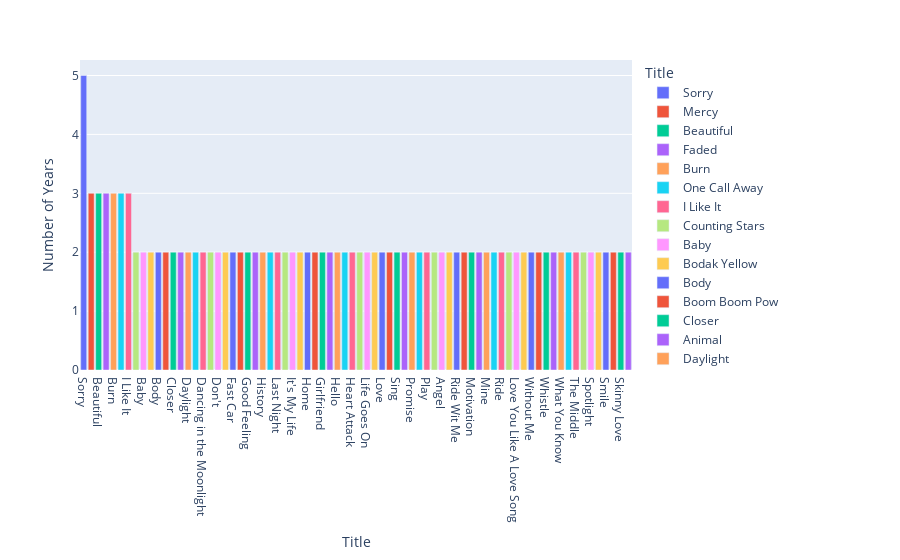

Here is the notebook cell this chart was saved with:
### Code cell
fig = px.bar(songs_by_year, x='Title', y='Number of Years',color='Title')
fig.show()

### Figure 1 — Plotly figure (JSON) as saved in the notebook; plotly's stock layout.template omitted (floating-point values rounded to 4 significant figures)
{"data": [{"alignmentgroup": "True", "hovertemplate": "Title=%{x}<br>Number of Years=%{y}<extra></extra>", "legendgroup": "Sorry", "marker": {"color": "#636efa", "pattern": {"shape": ""}}, "name": "Sorry", "offsetgroup": "Sorry", "orientation": "v", "showlegend": true, "textposition": "auto", "type": "bar", "x": ["Sorry"], "xaxis": "x", "y": [5], "yaxis": "y"}, {"alignmentgroup": "True", "hovertemplate": "Title=%{x}<br>Number of Years=%{y}<extra></extra>", "legendgroup": "Mercy", "marker": {"color": "#EF553B", "pattern": {"shape": ""}}, "name": "Mercy", "offsetgroup": "Mercy", "orientation": "v", "showlegend": true, "textposition": "auto", "type": "bar", "x": ["Mercy"], "xaxis": "x", "y": [3], "yaxis": "y"}, {"alignmentgroup": "True", "hovertemplate": "Title=%{x}<br>Number of Years=%{y}<extra></extra>", "legendgroup": "Beautiful", "marker": {"color": "#00cc96", "pattern": {"shape": ""}}, "name": "Beautiful", "offsetgroup": "Beautiful", "orientation": "v", "showlegend": true, "textposition": "auto", "type": "bar", "x": ["Beautiful"], "xaxis": "x", "y": [3], "yaxis": "y"}, {"alignmentgroup": "True", "hovertemplate": "Title=%{x}<br>Number of Years=%{y}<extra></extra>", "legendgroup": "Faded", "marker": {"color": "#ab63fa", "pattern": {"shape": ""}}, "name": "Faded", "offsetgroup": "Faded", "orientation": "v", "showlegend": true, "textposition": "auto", "type": "bar", "x": ["Faded"], "xaxis": "x", "y": [3], "yaxis": "y"}, {"alignmentgroup": "True", "hovertemplate": "Title=%{x}<br>Number of Years=%{y}<extra></extra>", "legendgroup": "Burn", "marker": {"color": "#FFA15A", "pattern": {"shape": ""}}, "name": "Burn", "offsetgroup": "Burn", "orientation": "v", "showlegend": true, "textposition": "auto", "type": "bar", "x": ["Burn"], "xaxis": "x", "y": [3], "yaxis": "y"}, {"alignmentgroup": "True", "hovertemplate": "Title=%{x}<br>Number of Years=%{y}<extra></extra>", "legendgroup": "One Call Away", "marker": {"color": "#19d3f3", "pattern": {"shape": ""}}, "name": "One Call Away", "offsetgroup": "One Call Away", "orientation": "v", "showlegend": true, "textposition": "auto", "type": "bar", "x": ["One Call Away"], "xaxis": "x", "y": [3], "yaxis": "y"}, {"alignmentgroup": "True", "hovertemplate": "Title=%{x}<br>Number of Years=%{y}<extra></extra>", "legendgroup": "I Like It", "marker": {"color": "#FF6692", "pattern": {"shape": ""}}, "name": "I Like It", "offsetgroup": "I Like It", "orientation": "v", "showlegend": true, "textposition": "auto", "type": "bar", "x": ["I Like It"], "xaxis": "x", "y": [3], "yaxis": "y"}, {"alignmentgroup": "True", "hovertemplate": "Title=%{x}<br>Number of Years=%{y}<extra></extra>", "legendgroup": "Counting Stars", "marker": {"color": "#B6E880", "pattern": {"shape": ""}}, "name": "Counting Stars", "offsetgroup": "Counting Stars", "orientation": "v", "showlegend": true, "textposition": "auto", "type": "bar", "x": ["Counting Stars"], "xaxis": "x", "y": [2], "yaxis": "y"}, {"alignmentgroup": "True", "hovertemplate": "Title=%{x}<br>Number of Years=%{y}<extra></extra>", "legendgroup": "Baby", "marker": {"color": "#FF97FF", "pattern": {"shape": ""}}, "name": "Baby", "offsetgroup": "Baby", "orientation": "v", "showlegend": true, "textposition": "auto", "type": "bar", "x": ["Baby"], "xaxis": "x", "y": [2], "yaxis": "y"}, {"alignmentgroup": "True", "hovertemplate": "Title=%{x}<br>Number of Years=%{y}<extra></extra>", "legendgroup": "Bodak Yellow", "marker": {"color": "#FECB52", "pattern": {"shape": ""}}, "name": "Bodak Yellow", "offsetgroup": "Bodak Yellow", "orientation": "v", "showlegend": true, "textposition": "auto", "type": "bar", "x": ["Bodak Yellow"], "xaxis": "x", "y": [2], "yaxis": "y"}, {"alignmentgroup": "True", "hovertemplate": "Title=%{x}<br>Number of Years=%{y}<extra></extra>", "legendgroup": "Body", "marker": {"color": "#636efa", "pattern": {"shape": ""}}, "name": "Body", "offsetgroup": "Body", "orientation": "v", "showlegend": true, "textposition": "auto", "type": "bar", "x": ["Body"], "xaxis": "x", "y": [2], "yaxis": "y"}, {"alignmentgroup": "True", "hovertemplate": "Title=%{x}<br>Number of Years=%{y}<extra></extra>", "legendgroup": "Boom Boom Pow", "marker": {"color": "#EF553B", "pattern": {"shape": ""}}, "name": "Boom Boom Pow", "offsetgroup": "Boom Boom Pow", "orientation": "v", "showlegend": true, "textposition": "auto", "type": "bar", "x": ["Boom Boom Pow"], "xaxis": "x", "y": [2], "yaxis": "y"}, {"alignmentgroup": "True", "hovertemplate": "Title=%{x}<br>Number of Years=%{y}<extra></extra>", "legendgroup": "Closer", "marker": {"color": "#00cc96", "pattern": {"shape": ""}}, "name": "Closer", "offsetgroup": "Closer", "orientation": "v", "showlegend": true, "textposition": "auto", "type": "bar", "x": ["Closer"], "xaxis": "x", "y": [2], "yaxis": "y"}, {"alignmentgroup": "True", "hovertemplate": "Title=%{x}<br>Number of Years=%{y}<extra></extra>", "legendgroup": "Animal", "marker": {"color": "#ab63fa", "pattern": {"shape": ""}}, "name": "Animal", "offsetgroup": "Animal", "orientation": "v", "showlegend": true, "textposition": "auto", "type": "bar", "x": ["Animal"], "xaxis": "x", "y": [2], "yaxis": "y"}, {"alignmentgroup": "True", "hovertemplate": "Title=%{x}<br>Number of Years=%{y}<extra></extra>", "legendgroup": "Daylight", "marker": {"color": "#FFA15A", "pattern": {"shape": ""}}, "name": "Daylight", "offsetgroup": "Daylight", "orientation": "v", "showlegend": true, "textposition": "auto", "type": "bar", "x": ["Daylight"], "xaxis": "x", "y": [2], "yaxis": "y"}, {"alignmentgroup": "True", "hovertemplate": "Title=%{x}<br>Number of Years=%{y}<extra></extra>", "legendgroup": "Dancing On My Own", "marker": {"color": "#19d3f3", "pattern": {"shape": ""}}, "name": "Dancing On My Own", "offsetgroup": "Dancing On My Own", "orientation": "v", "showlegend": true, "textposition": "auto", "type": "bar", "x": ["Dancing On My Own"], "xaxis": "x", "y": [2], "yaxis": "y"}, {"alignmentgroup": "True", "hovertemplate": "Title=%{x}<br>Number of Years=%{y}<extra></extra>", "legendgroup": "Dancing in the Moonlight", "marker": {"color": "#FF6692", "pattern": {"shape": ""}}, "name": "Dancing in the Moonlight", "offsetgroup": "Dancing in the Moonlight", "orientation": "v", "showlegend": true, "textposition": "auto", "type": "bar", "x": ["Dancing in the Moonlight"], "xaxis": "x", "y": [2], "yaxis": "y"}, {"alignmentgroup": "True", "hovertemplate": "Title=%{x}<br>Number of Years=%{y}<extra></extra>", "legendgroup": "Forever", "marker": {"color": "#B6E880", "pattern": {"shape": ""}}, "name": "Forever", "offsetgroup": "Forever", "orientation": "v", "showlegend": true, "textposition": "auto", "type": "bar", "x": ["Forever"], "xaxis": "x", "y": [2], "yaxis": "y"}, {"alignmentgroup": "True", "hovertemplate": "Title=%{x}<br>Number of Years=%{y}<extra></extra>", "legendgroup": "Don't", "marker": {"color": "#FF97FF", "pattern": {"shape": ""}}, "name": "Don't", "offsetgroup": "Don't", "orientation": "v", "showlegend": true, "textposition": "auto", "type": "bar", "x": ["Don't"], "xaxis": "x", "y": [2], "yaxis": "y"}, {"alignmentgroup": "True", "hovertemplate": "Title=%{x}<br>Number of Years=%{y}<extra></extra>", "legendgroup": "Dynamite", "marker": {"color": "#FECB52", "pattern": {"shape": ""}}, "name": "Dynamite", "offsetgroup": "Dynamite", "orientation": "v", "showlegend": true, "textposition": "auto", "type": "bar", "x": ["Dynamite"], "xaxis": "x", "y": [2], "yaxis": "y"}, {"alignmentgroup": "True", "hovertemplate": "Title=%{x}<br>Number of Years=%{y}<extra></extra>", "legendgroup": "Fast Car", "marker": {"color": "#636efa", "pattern": {"shape": ""}}, "name": "Fast Car", "offsetgroup": "Fast Car", "orientation": "v", "showlegend": true, "textposition": "auto", "type": "bar", "x": ["Fast Car"], "xaxis": "x", "y": [2], "yaxis": "y"}, {"alignmentgroup": "True", "hovertemplate": "Title=%{x}<br>Number of Years=%{y}<extra></extra>", "legendgroup": "Ayo Technology", "marker": {"color": "#EF553B", "pattern": {"shape": ""}}, "name": "Ayo Technology", "offsetgroup": "Ayo Technology", "orientation": "v", "showlegend": true, "textposition": "auto", "type": "bar", "x": ["Ayo Technology"], "xaxis": "x", "y": [2], "yaxis": "y"}, {"alignmentgroup": "True", "hovertemplate": "Title=%{x}<br>Number of Years=%{y}<extra></extra>", "legendgroup": "Good Feeling", "marker": {"color": "#00cc96", "pattern": {"shape": ""}}, "name": "Good Feeling", "offsetgroup": "Good Feeling", "orientation": "v", "showlegend": true, "textposition": "auto", "type": "bar", "x": ["Good Feeling"], "xaxis": "x", "y": [2], "yaxis": "y"}, {"alignmentgroup": "True", "hovertemplate": "Title=%{x}<br>Number of Years=%{y}<extra></extra>", "legendgroup": "Ghost", "marker": {"color": "#ab63fa", "pattern": {"shape": ""}}, "name": "Ghost", "offsetgroup": "Ghost", "orientation": "v", "showlegend": true, "textposition": "auto", "type": "bar", "x": ["Ghost"], "xaxis": "x", "y": [2], "yaxis": "y"}, {"alignmentgroup": "True", "hovertemplate": "Title=%{x}<br>Number of Years=%{y}<extra></extra>", "legendgroup": "History", "marker": {"color": "#FFA15A", "pattern": {"shape": ""}}, "name": "History", "offsetgroup": "History", "orientation": "v", "showlegend": true, "textposition": "auto", "type": "bar", "x": ["History"], "xaxis": "x", "y": [2], "yaxis": "y"}, {"alignmentgroup": "True", "hovertemplate": "Title=%{x}<br>Number of Years=%{y}<extra></extra>", "legendgroup": "Let It Go", "marker": {"color": "#19d3f3", "pattern": {"shape": ""}}, "name": "Let It Go", "offsetgroup": "Let It Go", "orientation": "v", "showlegend": true, "textposition": "auto", "type": "bar", "x": ["Let It Go"], "xaxis": "x", "y": [2], "yaxis": "y"}, {"alignmentgroup": "True", "hovertemplate": "Title=%{x}<br>Number of Years=%{y}<extra></extra>", "legendgroup": "Last Night", "marker": {"color": "#FF6692", "pattern": {"shape": ""}}, "name": "Last Night", "offsetgroup": "Last Night", "orientation": "v", "showlegend": true, "textposition": "auto", "type": "bar", "x": ["Last Night"], "xaxis": "x", "y": [2], "yaxis": "y"}, {"alignmentgroup": "True", "hovertemplate": "Title=%{x}<br>Number of Years=%{y}<extra></extra>", "legendgroup": "King", "marker": {"color": "#B6E880", "pattern": {"shape": ""}}, "name": "King", "offsetgroup": "King", "orientation": "v", "showlegend": true, "textposition": "auto", "type": "bar", "x": ["King"], "xaxis": "x", "y": [2], "yaxis": "y"}, {"alignmentgroup": "True", "hovertemplate": "Title=%{x}<br>Number of Years=%{y}<extra></extra>", "legendgroup": "It's My Life", "marker": {"color": "#FF97FF", "pattern": {"shape": ""}}, "name": "It's My Life", "offsetgroup": "It's My Life", "orientation": "v", "showlegend": true, "textposition": "auto", "type": "bar", "x": ["It's My Life"], "xaxis": "x", "y": [2], "yaxis": "y"}, {"alignmentgroup": "True", "hovertemplate": "Title=%{x}<br>Number of Years=%{y}<extra></extra>", "legendgroup": "Impossible", "marker": {"color": "#FECB52", "pattern": {"shape": ""}}, "name": "Impossible", "offsetgroup": "Impossible", "orientation": "v", "showlegend": true, "textposition": "auto", "type": "bar", "x": ["Impossible"], "xaxis": "x", "y": [2], "yaxis": "y"}, {"alignmentgroup": "True", "hovertemplate": "Title=%{x}<br>Number of Years=%{y}<extra></extra>", "legendgroup": "Home", "marker": {"color": "#636efa", "pattern": {"shape": ""}}, "name": "Home", "offsetgroup": "Home", "orientation": "v", "showlegend": true, "textposition": "auto", "type": "bar", "x": ["Home"], "xaxis": "x", "y": [2], "yaxis": "y"}, {"alignmentgroup": "True", "hovertemplate": "Title=%{x}<br>Number of Years=%{y}<extra></extra>", "legendgroup": "Heroes (we could be)", "marker": {"color": "#EF553B", "pattern": {"shape": ""}}, "name": "Heroes (we could be)", "offsetgroup": "Heroes (we could be)", "orientation": "v", "showlegend": true, "textposition": "auto", "type": "bar", "x": ["Heroes (we could be)"], "xaxis": "x", "y": [2], "yaxis": "y"}, {"alignmentgroup": "True", "hovertemplate": "Title=%{x}<br>Number of Years=%{y}<extra></extra>", "legendgroup": "Girlfriend", "marker": {"color": "#00cc96", "pattern": {"shape": ""}}, "name": "Girlfriend", "offsetgroup": "Girlfriend", "orientation": "v", "showlegend": true, "textposition": "auto", "type": "bar", "x": ["Girlfriend"], "xaxis": "x", "y": [2], "yaxis": "y"}, {"alignmentgroup": "True", "hovertemplate": "Title=%{x}<br>Number of Years=%{y}<extra></extra>", "legendgroup": "Here", "marker": {"color": "#ab63fa", "pattern": {"shape": ""}}, "name": "Here", "offsetgroup": "Here", "orientation": "v", "showlegend": true, "textposition": "auto", "type": "bar", "x": ["Here"], "xaxis": "x", "y": [2], "yaxis": "y"}, {"alignmentgroup": "True", "hovertemplate": "Title=%{x}<br>Number of Years=%{y}<extra></extra>", "legendgroup": "Hello", "marker": {"color": "#FFA15A", "pattern": {"shape": ""}}, "name": "Hello", "offsetgroup": "Hello", "orientation": "v", "showlegend": true, "textposition": "auto", "type": "bar", "x": ["Hello"], "xaxis": "x", "y": [2], "yaxis": "y"}, {"alignmentgroup": "True", "hovertemplate": "Title=%{x}<br>Number of Years=%{y}<extra></extra>", "legendgroup": "Heaven", "marker": {"color": "#19d3f3", "pattern": {"shape": ""}}, "name": "Heaven", "offsetgroup": "Heaven", "orientation": "v", "showlegend": true, "textposition": "auto", "type": "bar", "x": ["Heaven"], "xaxis": "x", "y": [2], "yaxis": "y"}, {"alignmentgroup": "True", "hovertemplate": "Title=%{x}<br>Number of Years=%{y}<extra></extra>", "legendgroup": "Heart Attack", "marker": {"color": "#FF6692", "pattern": {"shape": ""}}, "name": "Heart Attack", "offsetgroup": "Heart Attack", "orientation": "v", "showlegend": true, "textposition": "auto", "type": "bar", "x": ["Heart Attack"], "xaxis": "x", "y": [2], "yaxis": "y"}, {"alignmentgroup": "True", "hovertemplate": "Title=%{x}<br>Number of Years=%{y}<extra></extra>", "legendgroup": "Good Life", "marker": {"color": "#B6E880", "pattern": {"shape": ""}}, "name": "Good Life", "offsetgroup": "Good Life", "orientation": "v", "showlegend": true, "textposition": "auto", "type": "bar", "x": ["Good Life"], "xaxis": "x", "y": [2], "yaxis": "y"}, {"alignmentgroup": "True", "hovertemplate": "Title=%{x}<br>Number of Years=%{y}<extra></extra>", "legendgroup": "Life Goes On", "marker": {"color": "#FF97FF", "pattern": {"shape": ""}}, "name": "Life Goes On", "offsetgroup": "Life Goes On", "orientation": "v", "showlegend": true, "textposition": "auto", "type": "bar", "x": ["Life Goes On"], "xaxis": "x", "y": [2], "yaxis": "y"}, {"alignmentgroup": "True", "hovertemplate": "Title=%{x}<br>Number of Years=%{y}<extra></extra>", "legendgroup": "Crazy", "marker": {"color": "#FECB52", "pattern": {"shape": ""}}, "name": "Crazy", "offsetgroup": "Crazy", "orientation": "v", "showlegend": true, "textposition": "auto", "type": "bar", "x": ["Crazy"], "xaxis": "x", "y": [2], "yaxis": "y"}, {"alignmentgroup": "True", "hovertemplate": "Title=%{x}<br>Number of Years=%{y}<extra></extra>", "legendgroup": "Love", "marker": {"color": "#636efa", "pattern": {"shape": ""}}, "name": "Love", "offsetgroup": "Love", "orientation": "v", "showlegend": true, "textposition": "auto", "type": "bar", "x": ["Love"], "xaxis": "x", "y": [2], "yaxis": "y"}, {"alignmentgroup": "True", "hovertemplate": "Title=%{x}<br>Number of Years=%{y}<extra></extra>", "legendgroup": "Let Me Love You", "marker": {"color": "#EF553B", "pattern": {"shape": ""}}, "name": "Let Me Love You", "offsetgroup": "Let Me Love You", "orientation": "v", "showlegend": true, "textposition": "auto", "type": "bar", "x": ["Let Me Love You"], "xaxis": "x", "y": [2], "yaxis": "y"}, {"alignmentgroup": "True", "hovertemplate": "Title=%{x}<br>Number of Years=%{y}<extra></extra>", "legendgroup": "Sing", "marker": {"color": "#00cc96", "pattern": {"shape": ""}}, "name": "Sing", "offsetgroup": "Sing", "orientation": "v", "showlegend": true, "textposition": "auto", "type": "bar", "x": ["Sing"], "xaxis": "x", "y": [2], "yaxis": "y"}, {"alignmentgroup": "True", "hovertemplate": "Title=%{x}<br>Number of Years=%{y}<extra></extra>", "legendgroup": "One", "marker": {"color": "#ab63fa", "pattern": {"shape": ""}}, "name": "One", "offsetgroup": "One", "orientation": "v", "showlegend": true, "textposition": "auto", "type": "bar", "x": ["One"], "xaxis": "x", "y": [2], "yaxis": "y"}, {"alignmentgroup": "True", "hovertemplate": "Title=%{x}<br>Number of Years=%{y}<extra></extra>", "legendgroup": "Promise", "marker": {"color": "#FFA15A", "pattern": {"shape": ""}}, "name": "Promise", "offsetgroup": "Promise", "orientation": "v", "showlegend": true, "textposition": "auto", "type": "bar", "x": ["Promise"], "xaxis": "x", "y": [2], "yaxis": "y"}, {"alignmentgroup": "True", "hovertemplate": "Title=%{x}<br>Number of Years=%{y}<extra></extra>", "legendgroup": "Pocketful of Sunshine", "marker": {"color": "#19d3f3", "pattern": {"shape": ""}}, "name": "Pocketful of Sunshine", "offsetgroup": "Pocketful of Sunshine", "orientation": "v", "showlegend": true, "textposition": "auto", "type": "bar", "x": ["Pocketful of Sunshine"], "xaxis": "x", "y": [2], "yaxis": "y"}, {"alignmentgroup": "True", "hovertemplate": "Title=%{x}<br>Number of Years=%{y}<extra></extra>", "legendgroup": "Play", "marker": {"color": "#FF6692", "pattern": {"shape": ""}}, "name": "Play", "offsetgroup": "Play", "orientation": "v", "showlegend": true, "textposition": "auto", "type": "bar", "x": ["Play"], "xaxis": "x", "y": [2], "yaxis": "y"}, {"alignmentgroup": "True", "hovertemplate": "Title=%{x}<br>Number of Years=%{y}<extra></extra>", "legendgroup": "Perfect", "marker": {"color": "#B6E880", "pattern": {"shape": ""}}, "name": "Perfect", "offsetgroup": "Perfect", "orientation": "v", "showlegend": true, "textposition": "auto", "type": "bar", "x": ["Perfect"], "xaxis": "x", "y": [2], "yaxis": "y"}, {"alignmentgroup": "True", "hovertemplate": "Title=%{x}<br>Number of Years=%{y}<extra></extra>", "legendgroup": "Angel", "marker": {"color": "#FF97FF", "pattern": {"shape": ""}}, "name": "Angel", "offsetgroup": "Angel", "orientation": "v", "showlegend": true, "textposition": "auto", "type": "bar", "x": ["Angel"], "xaxis": "x", "y": [2], "yaxis": "y"}, {"alignmentgroup": "True", "hovertemplate": "Title=%{x}<br>Number of Years=%{y}<extra></extra>", "legendgroup": "No Air (feat. Chris Brown)", "marker": {"color": "#FECB52", "pattern": {"shape": ""}}, "name": "No Air (feat. Chris Brown)", "offsetgroup": "No Air (feat. Chris Brown)", "orientation": "v", "showlegend": true, "textposition": "auto", "type": "bar", "x": ["No Air (feat. Chris Brown)"], "xaxis": "x", "y": [2], "yaxis": "y"}, {"alignmentgroup": "True", "hovertemplate": "Title=%{x}<br>Number of Years=%{y}<extra></extra>", "legendgroup": "Ride Wit Me", "marker": {"color": "#636efa", "pattern": {"shape": ""}}, "name": "Ride Wit Me", "offsetgroup": "Ride Wit Me", "orientation": "v", "showlegend": true, "textposition": "auto", "type": "bar", "x": ["Ride Wit Me"], "xaxis": "x", "y": [2], "yaxis": "y"}, {"alignmentgroup": "True", "hovertemplate": "Title=%{x}<br>Number of Years=%{y}<extra></extra>", "legendgroup": "Never Say Never", "marker": {"color": "#EF553B", "pattern": {"shape": ""}}, "name": "Never Say Never", "offsetgroup": "Never Say Never", "orientation": "v", "showlegend": true, "textposition": "auto", "type": "bar", "x": ["Never Say Never"], "xaxis": "x", "y": [2], "yaxis": "y"}, {"alignmentgroup": "True", "hovertemplate": "Title=%{x}<br>Number of Years=%{y}<extra></extra>", "legendgroup": "Motivation", "marker": {"color": "#00cc96", "pattern": {"shape": ""}}, "name": "Motivation", "offsetgroup": "Motivation", "orientation": "v", "showlegend": true, "textposition": "auto", "type": "bar", "x": ["Motivation"], "xaxis": "x", "y": [2], "yaxis": "y"}, {"alignmentgroup": "True", "hovertemplate": "Title=%{x}<br>Number of Years=%{y}<extra></extra>", "legendgroup": "Moth To A Flame (with The Weeknd)", "marker": {"color": "#ab63fa", "pattern": {"shape": ""}}, "name": "Moth To A Flame (with The Weeknd)", "offsetgroup": "Moth To A Flame (with The Weeknd)", "orientation": "v", "showlegend": true, "textposition": "auto", "type": "bar", "x": ["Moth To A Flame (with The Weeknd)"], "xaxis": "x", "y": [2], "yaxis": "y"}, {"alignmentgroup": "True", "hovertemplate": "Title=%{x}<br>Number of Years=%{y}<extra></extra>", "legendgroup": "Mine", "marker": {"color": "#FFA15A", "pattern": {"shape": ""}}, "name": "Mine", "offsetgroup": "Mine", "orientation": "v", "showlegend": true, "textposition": "auto", "type": "bar", "x": ["Mine"], "xaxis": "x", "y": [2], "yaxis": "y"}, {"alignmentgroup": "True", "hovertemplate": "Title=%{x}<br>Number of Years=%{y}<extra></extra>", "legendgroup": "Maps", "marker": {"color": "#19d3f3", "pattern": {"shape": ""}}, "name": "Maps", "offsetgroup": "Maps", "orientation": "v", "showlegend": true, "textposition": "auto", "type": "bar", "x": ["Maps"], "xaxis": "x", "y": [2], "yaxis": "y"}, {"alignmentgroup": "True", "hovertemplate": "Title=%{x}<br>Number of Years=%{y}<extra></extra>", "legendgroup": "Ride", "marker": {"color": "#FF6692", "pattern": {"shape": ""}}, "name": "Ride", "offsetgroup": "Ride", "orientation": "v", "showlegend": true, "textposition": "auto", "type": "bar", "x": ["Ride"], "xaxis": "x", "y": [2], "yaxis": "y"}, {"alignmentgroup": "True", "hovertemplate": "Title=%{x}<br>Number of Years=%{y}<extra></extra>", "legendgroup": "Rise", "marker": {"color": "#B6E880", "pattern": {"shape": ""}}, "name": "Rise", "offsetgroup": "Rise", "orientation": "v", "showlegend": true, "textposition": "auto", "type": "bar", "x": ["Rise"], "xaxis": "x", "y": [2], "yaxis": "y"}, {"alignmentgroup": "True", "hovertemplate": "Title=%{x}<br>Number of Years=%{y}<extra></extra>", "legendgroup": "Love You Like A Love Song", "marker": {"color": "#FF97FF", "pattern": {"shape": ""}}, "name": "Love You Like A Love Song", "offsetgroup": "Love You Like A Love Song", "orientation": "v", "showlegend": true, "textposition": "auto", "type": "bar", "x": ["Love You Like A Love Song"], "xaxis": "x", "y": [2], "yaxis": "y"}, {"alignmentgroup": "True", "hovertemplate": "Title=%{x}<br>Number of Years=%{y}<extra></extra>", "legendgroup": "The Motto", "marker": {"color": "#FECB52", "pattern": {"shape": ""}}, "name": "The Motto", "offsetgroup": "The Motto", "orientation": "v", "showlegend": true, "textposition": "auto", "type": "bar", "x": ["The Motto"], "xaxis": "x", "y": [2], "yaxis": "y"}, {"alignmentgroup": "True", "hovertemplate": "Title=%{x}<br>Number of Years=%{y}<extra></extra>", "legendgroup": "Without Me", "marker": {"color": "#636efa", "pattern": {"shape": ""}}, "name": "Without Me", "offsetgroup": "Without Me", "orientation": "v", "showlegend": true, "textposition": "auto", "type": "bar", "x": ["Without Me"], "xaxis": "x", "y": [2], "yaxis": "y"}, {"alignmentgroup": "True", "hovertemplate": "Title=%{x}<br>Number of Years=%{y}<extra></extra>", "legendgroup": "Who Says", "marker": {"color": "#EF553B", "pattern": {"shape": ""}}, "name": "Who Says", "offsetgroup": "Who Says", "orientation": "v", "showlegend": true, "textposition": "auto", "type": "bar", "x": ["Who Says"], "xaxis": "x", "y": [2], "yaxis": "y"}, {"alignmentgroup": "True", "hovertemplate": "Title=%{x}<br>Number of Years=%{y}<extra></extra>", "legendgroup": "Whistle", "marker": {"color": "#00cc96", "pattern": {"shape": ""}}, "name": "Whistle", "offsetgroup": "Whistle", "orientation": "v", "showlegend": true, "textposition": "auto", "type": "bar", "x": ["Whistle"], "xaxis": "x", "y": [2], "yaxis": "y"}, {"alignmentgroup": "True", "hovertemplate": "Title=%{x}<br>Number of Years=%{y}<extra></extra>", "legendgroup": "When I'm Gone", "marker": {"color": "#ab63fa", "pattern": {"shape": ""}}, "name": "When I'm Gone", "offsetgroup": "When I'm Gone", "orientation": "v", "showlegend": true, "textposition": "auto", "type": "bar", "x": ["When I'm Gone"], "xaxis": "x", "y": [2], "yaxis": "y"}, {"alignmentgroup": "True", "hovertemplate": "Title=%{x}<br>Number of Years=%{y}<extra></extra>", "legendgroup": "What You Know", "marker": {"color": "#FFA15A", "pattern": {"shape": ""}}, "name": "What You Know", "offsetgroup": "What You Know", "orientation": "v", "showlegend": true, "textposition": "auto", "type": "bar", "x": ["What You Know"], "xaxis": "x", "y": [2], "yaxis": "y"}, {"alignmentgroup": "True", "hovertemplate": "Title=%{x}<br>Number of Years=%{y}<extra></extra>", "legendgroup": "This Ain't a Love Song", "marker": {"color": "#19d3f3", "pattern": {"shape": ""}}, "name": "This Ain't a Love Song", "offsetgroup": "This Ain't a Love Song", "orientation": "v", "showlegend": true, "textposition": "auto", "type": "bar", "x": ["This Ain't a Love Song"], "xaxis": "x", "y": [2], "yaxis": "y"}, {"alignmentgroup": "True", "hovertemplate": "Title=%{x}<br>Number of Years=%{y}<extra></extra>", "legendgroup": "The Middle", "marker": {"color": "#FF6692", "pattern": {"shape": ""}}, "name": "The Middle", "offsetgroup": "The Middle", "orientation": "v", "showlegend": true, "textposition": "auto", "type": "bar", "x": ["The Middle"], "xaxis": "x", "y": [2], "yaxis": "y"}, {"alignmentgroup": "True", "hovertemplate": "Title=%{x}<br>Number of Years=%{y}<extra></extra>", "legendgroup": "Roses", "marker": {"color": "#B6E880", "pattern": {"shape": ""}}, "name": "Roses", "offsetgroup": "Roses", "orientation": "v", "showlegend": true, "textposition": "auto", "type": "bar", "x": ["Roses"], "xaxis": "x", "y": [2], "yaxis": "y"}, {"alignmentgroup": "True", "hovertemplate": "Title=%{x}<br>Number of Years=%{y}<extra></extra>", "legendgroup": "Spotlight", "marker": {"color": "#FF97FF", "pattern": {"shape": ""}}, "name": "Spotlight", "offsetgroup": "Spotlight", "orientation": "v", "showlegend": true, "textposition": "auto", "type": "bar", "x": ["Spotlight"], "xaxis": "x", "y": [2], "yaxis": "y"}, {"alignmentgroup": "True", "hovertemplate": "Title=%{x}<br>Number of Years=%{y}<extra></extra>", "legendgroup": "Someday", "marker": {"color": "#FECB52", "pattern": {"shape": ""}}, "name": "Someday", "offsetgroup": "Someday", "orientation": "v", "showlegend": true, "textposition": "auto", "type": "bar", "x": ["Someday"], "xaxis": "x", "y": [2], "yaxis": "y"}, {"alignmentgroup": "True", "hovertemplate": "Title=%{x}<br>Number of Years=%{y}<extra></extra>", "legendgroup": "Smile", "marker": {"color": "#636efa", "pattern": {"shape": ""}}, "name": "Smile", "offsetgroup": "Smile", "orientation": "v", "showlegend": true, "textposition": "auto", "type": "bar", "x": ["Smile"], "xaxis": "x", "y": [2], "yaxis": "y"}, {"alignmentgroup": "True", "hovertemplate": "Title=%{x}<br>Number of Years=%{y}<extra></extra>", "legendgroup": "Slow Motion", "marker": {"color": "#EF553B", "pattern": {"shape": ""}}, "name": "Slow Motion", "offsetgroup": "Slow Motion", "orientation": "v", "showlegend": true, "textposition": "auto", "type": "bar", "x": ["Slow Motion"], "xaxis": "x", "y": [2], "yaxis": "y"}, {"alignmentgroup": "True", "hovertemplate": "Title=%{x}<br>Number of Years=%{y}<extra></extra>", "legendgroup": "Skinny Love", "marker": {"color": "#00cc96", "pattern": {"shape": ""}}, "name": "Skinny Love", "offsetgroup": "Skinny Love", "orientation": "v", "showlegend": true, "textposition": "auto", "type": "bar", "x": ["Skinny Love"], "xaxis": "x", "y": [2], "yaxis": "y"}, {"alignmentgroup": "True", "hovertemplate": "Title=%{x}<br>Number of Years=%{y}<extra></extra>", "legendgroup": "Work", "marker": {"color": "#ab63fa", "pattern": {"shape": ""}}, "name": "Work", "offsetgroup": "Work", "orientation": "v", "showlegend": true, "textposition": "auto", "type": "bar", "x": ["Work"], "xaxis": "x", "y": [2], "yaxis": "y"}], "layout": {"barmode": "relative", "legend": {"title": {"text": "Title"}, "tracegroupgap": 0}, "margin": {"t": 60}, "xaxis": {"anchor": "y", "categoryarray": ["Sorry", "Mercy", "Beautiful", "Faded", "Burn", "One Call Away", "I Like It", "Counting Stars", "Baby", "Bodak Yellow", "Body", "Boom Boom Pow", "Closer", "Animal", "Daylight", "Dancing On My Own", "Dancing in the Moonlight", "Forever", "Don't", "Dynamite", "Fast Car", "Ayo Technology", "Good Feeling", "Ghost", "History", "Let It Go", "Last Night", "King", "It's My Life", "Impossible", "Home", "Heroes (we could be)", "Girlfriend", "Here", "Hello", "Heaven", "Heart Attack", "Good Life", "Life Goes On", "Crazy", "Love", "Let Me Love You", "Sing", "One", "Promise", "Pocketful of Sunshine", "Play", "Perfect", "Angel", "No Air (feat. Chris Brown)", "Ride Wit Me", "Never Say Never", "Motivation", "Moth To A Flame (with The Weeknd)", "Mine", "Maps", "Ride", "Rise", "Love You Like A Love Song", "The Motto", "Without Me", "Who Says", "Whistle", "When I'm Gone", "What You Know", "This Ain't a Love Song", "The Middle", "Roses", "Spotlight", "Someday", "Smile", "Slow Motion", "Skinny Love", "Work"], "categoryorder": "array", "domain": [0, 1], "title": {"text": "Title"}}, "yaxis": {"anchor": "x", "domain": [0, 1], "title": {"text": "Number of Years"}}}}
